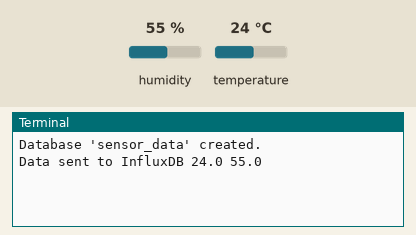
This program was run on a simulated Raspberry Pi (BCM pin numbers). Parts: the last lines printed to the terminal. Inputs (shaded band) come from the test bench; at power-on: humidity 55 %, temperature 24 °C. The clock reads 2024-03-15 10:24:30 at power-on unless the program sets it; databases and web services accept everything at once and return nothing.

Above: at 1.2 s.
1.3 s: humidity set to 22 %
At 4.4 s:
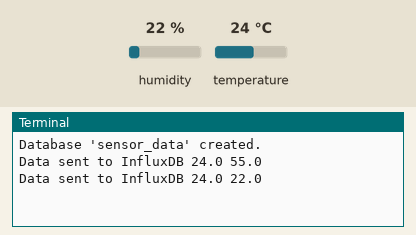
5.9 s: temperature set to 12 °C
At 8.0 s:
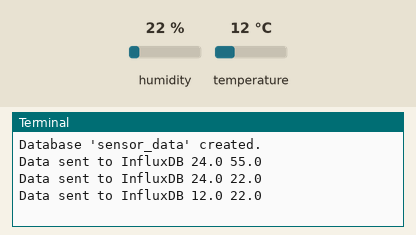
10.5 s: humidity set to 40 %
At 11.7 s:
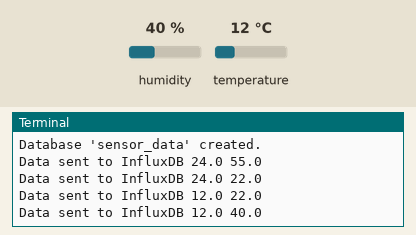
Timing chart, 0 to 13.5 s (numbered marks = the images above; inputs shaded):
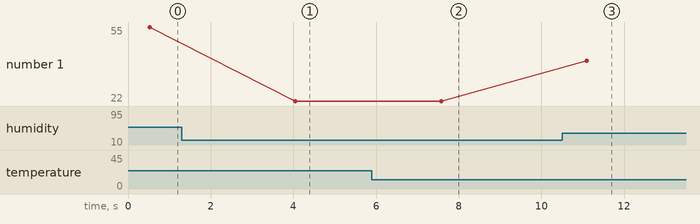

The program:

Python2InfluxDB.py
```python
import Adafruit_DHT

from influxdb import InfluxDBClient

import os
import time

DHT_SENSOR_TYPE = os.getenv('DHT_SENSOR_TYPE', 'DHT11')
DHT_PIN = int(os.getenv('DHT_PIN', 4))

if DHT_SENSOR_TYPE == 'DHT22':
    DHT_SENSOR = Adafruit_DHT.DHT22
elif DHT_SENSOR_TYPE == 'DHT11':
    DHT_SENSOR = Adafruit_DHT.DHT11
else:
    raise ValueError('Unsupported sensor type')

# DHT_SENSOR = Adafruit_DHT.DHT22
# #DHT_SENSOR = Adafruit_DHT.DHT11
# DHT_PIN = 4

influx_host = os.getenv("INFLUXDB_HOST", "192.168.3.130")
influx_port = int(os.getenv("INFLUXDB_PORT", 8086))
influx_dbname = os.getenv("INFLUXDB_DBNAME", "sensor_data")
influx_user = os.getenv("INFLUXDB_USER", "admin")
influx_password = os.getenv("INFLUXDB_PASSWORD", "mysecretpassword")

# Get InfluxDB credentials from environment variables
# influx_host = os.getenv("INFLUXDB_HOST")
# influx_port = int(os.getenv("INFLUXDB_PORT"))
# influx_dbname = os.getenv("INFLUXDB_DBNAME")
# influx_user = os.getenv("INFLUXDB_USER")
# influx_password = os.getenv("INFLUXDB_PASSWORD")


# Configure InfluxDB connection
influx_client = InfluxDBClient(host=influx_host, port=influx_port,
                               username=influx_user, password=influx_password)

# Try to create the database, or use it if it already exists
existing_databases = influx_client.get_list_database()

if {'name': influx_dbname} not in existing_databases:
    influx_client.create_database(influx_dbname)
    print(f"Database '{influx_dbname}' created.")

influx_client.switch_database(influx_dbname)

while True:
    humidity, temperature = Adafruit_DHT.read(DHT_SENSOR, DHT_PIN)
    if humidity is not None and temperature is not None:
        data = [
            {
                "measurement": "dht_sensor",
                "tags": {},
                "time": time.strftime('%Y-%m-%dT%H:%M:%SZ'),
                "fields": {
                    "temperature": temperature,
                    "humidity": humidity
                }
            }
        ]
        influx_client.write_points(data)
        print("Data sent to InfluxDB", temperature,humidity)
    else:
        print("Sensor failure. Check wiring.")
    time.sleep(3)
```

Measured:
- after the input at 1.3 s, the terminal: prints a new line after 2.8 s (image 1)
- after the input at 5.9 s, the terminal: prints a new line after 1.7 s (image 2)
- after the input at 10.5 s, the terminal: prints a new line after 0.60 s (image 3)
- plotted number 1: 55 → 22 after the input at 1.3 s, 22 → 40 after the input at 10.5 s
